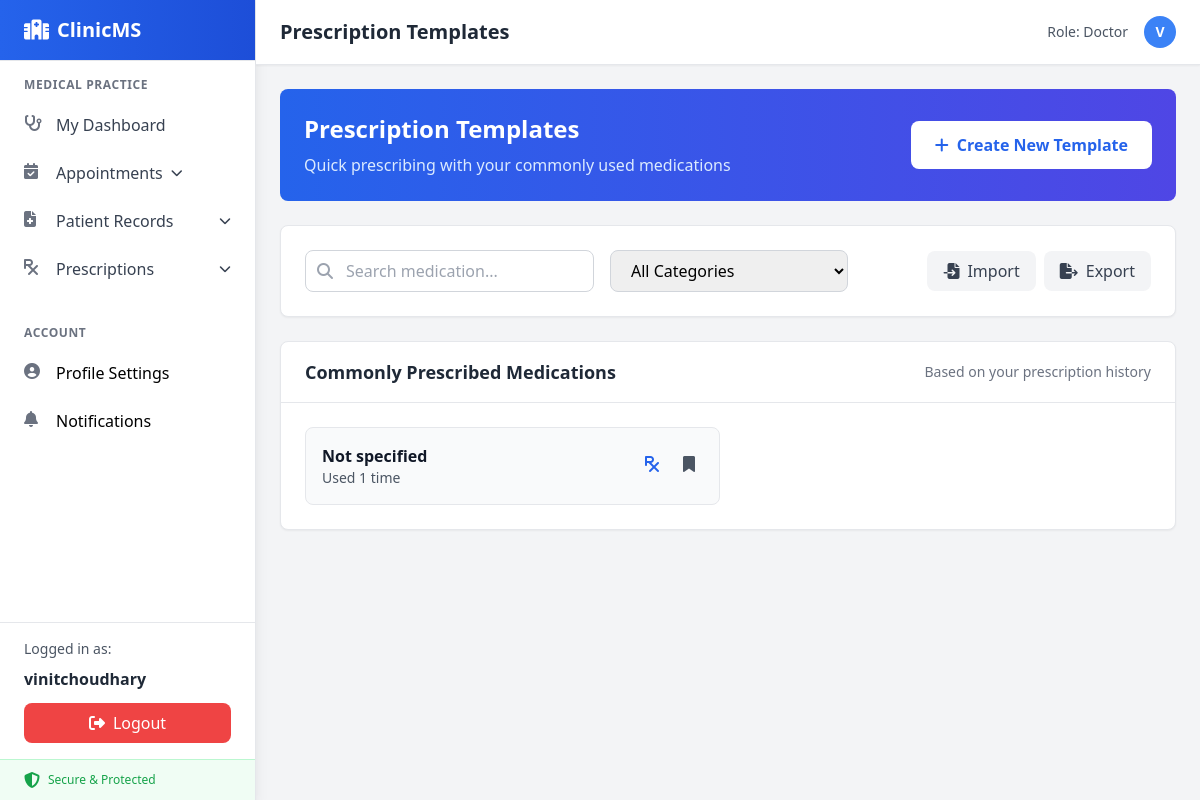
The page /prescriptions/templates/ (signed in) on the database its author committed.
### users/models.py (models this page shows, shortened)
class User(AbstractUser):
    ROLE_CHOICES = [
        ('admin', 'Admin'),
        ('doctor', 'Doctor'),
        ('patient', 'Patient'),
    ]
    role = models.CharField(max_length=10, choices=ROLE_CHOICES, default="patient")
    specialization = models.CharField(max_length=100, blank=True, null=True)  # Only for doctors

### prescriptions/models.py (models this page shows, shortened)
class Prescription(models.Model):
    appointment = models.OneToOneField(
        Appointment,
        on_delete=models.CASCADE,
        related_name="prescription"
    )
    doctor = models.ForeignKey(User, on_delete=models.CASCADE, related_name="prescriptions")
    patient = models.ForeignKey(User,on_delete=models.CASCADE,related_name="patient_prescriptions", null=True,blank=True)
    medicine = models.CharField(max_length=200, default="Not specified")
    dosage = models.CharField(max_length=100, blank=True, null=True)
    instructions = models.TextField()
    date_issued = models.DateTimeField(auto_now_add=True)
    is_active = models.BooleanField(default=True)

### prescriptions/views.py (the view)
# urls.py: path('templates/', views.prescription_templates, name='templates'),
@login_required
def prescription_templates(request):
    if request.user.role != 'doctor':
        messages.error(request, "Access denied.")
        return redirect('dashboard_doctor')
    common_prescriptions = Prescription.objects.filter(
        doctor=request.user
    ).values('medicine').annotate(
        count=Count('medicine')
    ).order_by('-count')[:20]
    context = {
        'common_prescriptions': common_prescriptions,
    }
    return render(request, 'users/template.html', context)

### users/templates/users/template.html (shortened to what this page needs)
{% extends 'base.html' %}
{% load static %}
{% block header %}Prescription Templates{% endblock %}
{% block content %}
<div class="space-y-6">
  <div class="bg-gradient-to-r from-blue-600 to-indigo-600 rounded-lg p-6 text-white">
    <div class="flex items-center justify-between">
      <div>
        <h2 class="text-2xl font-bold mb-2">Prescription Templates</h2>
        <p class="text-blue-100">Quick prescribing with your commonly used medications</p>
      </div>
      <div class="text-right">
        <button class="px-6 py-3 bg-white text-blue-600 rounded-lg hover:bg-blue-50 transition-colors font-semibold">
          <i class="fa-solid fa-plus mr-2"></i>Create New Template
        </button>
      </div>
    </div>
  </div>
  <div class="bg-white rounded-lg shadow-sm border border-gray-200 p-6">
    <div class="flex flex-col lg:flex-row gap-4 items-center justify-between">
      <div class="flex flex-col sm:flex-row gap-4 flex-1">
        <div class="relative max-w-md">
          <input
            type="text"
            id="searchTemplate"
            placeholder="Search medication..."
            class="w-full pl-10 pr-4 py-2 border border-gray-300 rounded-lg focus:ring-2 focus:ring-blue-500 focus:border-transparent"
          >
          <i class="fa-solid fa-search absolute left-3 top-1/2 transform -translate-y-1/2 text-gray-400"></i>
        </div>
        <select id="categoryFilter" class="px-4 py-2 border border-gray-300 rounded-lg focus:ring-2 focus:ring-blue-500">
          <option value="all">All Categories</option>
        </select>
      </div>
      <div class="flex gap-2">
        <button class="px-4 py-2 bg-gray-100 text-gray-700 rounded-lg hover:bg-gray-200 transition-colors">
          <i class="fa-solid fa-file-import mr-2"></i>Import
        </button>
        <button class="px-4 py-2 bg-gray-100 text-gray-700 rounded-lg hover:bg-gray-200 transition-colors">
          <i class="fa-solid fa-file-export mr-2"></i>Export
        </button>
      </div>
    </div>
  </div>
  <div class="bg-white rounded-lg shadow-sm border border-gray-200">
    <div class="px-6 py-4 border-b border-gray-200 flex justify-between items-center">
      <h3 class="text-lg font-semibold text-gray-800">Commonly Prescribed Medications</h3>
      <span class="text-sm text-gray-500">Based on your prescription history</span>
    </div>
    {% if common_prescriptions %}
      <div class="p-6">
        <div class="grid grid-cols-1 md:grid-cols-2 gap-4">
          {% for prescription in common_prescriptions %}
            <div class="bg-gray-50 rounded-lg p-4 border border-gray-200 hover:border-blue-300 hover:shadow-md transition-all">
              <div class="flex items-start justify-between">
                <div>
                  <h4 class="font-semibold text-gray-900">{{ prescription.medicine }}</h4>
                  <p class="text-sm text-gray-600">Used {{ prescription.count }} time{{ prescription.count|pluralize }}</p>
                </div>
                <div class="flex items-center space-x-2">
                  <button class="p-2 text-blue-600 hover:bg-blue-100 rounded-lg" title="Quick Prescribe">
                    <i class="fa-solid fa-prescription"></i>
                  </button>
                  <button class="p-2 text-gray-600 hover:bg-gray-200 rounded-lg" title="Save as Template">
                    <i class="fa-solid fa-bookmark"></i>
                  </button>
                </div>
              </div>
            </div>
          {% endfor %}
        </div>
      </div>
    {% else %}
      <div class="p-8 text-center text-gray-500">
        <i class="fa-solid fa-file-prescription text-3xl mb-2"></i>
        <p>No common prescriptions found yet.</p>
      </div>
    {% endif %}
  </div>
</div>
{% endblock %}

### users/templates/base.html (shortened to what this page needs)
<!DOCTYPE html>
<html lang="en">
  <head>
    <script src="https://cdn.tailwindcss.com"></script>
  </head>
  <body class="bg-gray-100 font-sans">
    <div class="flex h-screen">
      <aside class="w-64 bg-white shadow-lg border-r border-gray-200 flex flex-col">
        <div class="px-6 py-4 border-b border-gray-200 bg-gradient-to-r from-blue-600 to-blue-700">
          <div class="flex items-center space-x-2 text-white">
            <i class="fa-solid fa-hospital text-xl"></i>
            <span class="text-xl font-bold">ClinicMS</span>
          </div>
        </div>
        <nav class="flex-1 overflow-y-auto">
          <ul class="py-2">
            {% if user.is_authenticated %}
              {% if user.role == "admin" %}
                <li class="px-6 py-2 text-xs font-semibold text-gray-500 uppercase tracking-wider">Administration</li>
                <li>
                  <a href="{% url 'dashboard_admin' %}" class="flex items-center px-6 py-3 text-gray-700 hover:bg-gray-50 hover:text-blue-600 transition-colors duration-200">
                    <i class="fa-solid fa-tachometer-alt w-5 h-5 mr-3 text-gray-500"></i>
                    <span>Dashboard</span>
                  </a>
                </li>
                <li>
                  <a href="/admin/" class="flex items-center px-6 py-3 text-gray-700 hover:bg-gray-50 hover:text-blue-600 transition-colors duration-200">
                    <i class="fa-solid fa-user-gear w-5 h-5 mr-3 text-gray-500"></i>
                    <span>Admin Panel</span>
                    <span class="ml-auto bg-blue-500 text-white text-xs px-2 py-1 rounded-full">NEW</span>
                  </a>
                </li>
                <li class="nav-group">
                  <a href="#" class="nav-group-toggle flex items-center px-6 py-3 text-gray-700 hover:bg-gray-50 hover:text-blue-600 transition-colors duration-200" onclick="toggleDropdown(this, event)">
                    <i class="fa-solid fa-users w-5 h-5 mr-3 text-gray-500"></i>
                    <span>User Management</span>
                    <i class="fa-solid fa-chevron-down ml-auto text-xs transition-transform duration-200"></i>
                  </a>
                  <ul class="nav-group-items hidden bg-gray-50">
                    <li>
                      <a href="#" class="flex items-center px-6 py-2 pl-12 text-sm text-gray-600 hover:text-blue-600 transition-colors duration-200">
                        <span class="w-2 h-2 bg-gray-400 rounded-full mr-3"></span>
                        <span>Manage Doctors</span>
                      </a>
                    </li>
                    <li>
                      <a href="#" class="flex items-center px-6 py-2 pl-12 text-sm text-gray-600 hover:text-blue-600 transition-colors duration-200">
                        <span class="w-2 h-2 bg-gray-400 rounded-full mr-3"></span>
                        <span>Manage Patients</span>
                      </a>
                    </li>
                  </ul>
                </li>
                <li>
                  <a href="#" class="flex items-center px-6 py-3 text-gray-700 hover:bg-gray-50 hover:text-blue-600 transition-colors duration-200">
                    <i class="fa-solid fa-chart-bar w-5 h-5 mr-3 text-gray-500"></i>
                    <span>Analytics</span>
                  </a>
                </li>
              {% elif user.role == "doctor" %}
                <li class="px-6 py-2 text-xs font-semibold text-gray-500 uppercase tracking-wider">Medical Practice</li>
                <li>
                  <a href="{% url 'dashboard_doctor' %}" class="flex items-center px-6 py-3 text-gray-700 hover:bg-gray-50 hover:text-green-600 transition-colors duration-200">
                    <i class="fa-solid fa-stethoscope w-5 h-5 mr-3 text-gray-500"></i>
                    <span>My Dashboard</span>
                  </a>
                </li>
                <li class="nav-group">
                  <a href="#" class="nav-group-toggle flex items-center px-6 py-3 text-gray-700 hover:bg-gray-50 hover:text-green-600 transition-colors duration-200" onclick="toggleDropdown(this, event)">
                    <i class="fa-solid fa-calendar-check w-5 h-5 mr-3 text-gray-500"></i>
                    <span>Appointments</span>
                    <i class="fa-solid fa-chevron-down ml-2 text-xs transition-transform duration-200"></i>
                  </a>
                </li>
                <li class="nav-group">
                  <a href="#" class="nav-group-toggle flex items-center px-6 py-3 text-gray-700 hover:bg-gray-50 hover:text-green-600 transition-colors duration-200" onclick="toggleDropdown(this, event)">
                    <i class="fa-solid fa-file-medical w-5 h-5 mr-3 text-gray-500"></i>
                    <span>Patient Records</span>
                    <i class="fa-solid fa-chevron-down ml-auto text-xs transition-transform duration-200"></i>
                  </a>
                </li>
                <li class="nav-group">
                  <a href="#" class="nav-group-toggle flex items-center px-6 py-3 text-gray-700 hover:bg-gray-50 hover:text-green-600 transition-colors duration-200" onclick="toggleDropdown(this, event)">
                    <i class="fa-solid fa-prescription w-5 h-5 mr-3 text-gray-500"></i>
                    <span>Prescriptions</span>
                    <i class="fa-solid fa-chevron-down ml-auto text-xs transition-transform duration-200"></i>
                  </a>
                </li>
              {% endif %}
              <li class="px-6 py-2 text-xs font-semibold text-gray-500 uppercase tracking-wider mt-6">Account</li>
              {% if user.role == "doctor" %}
                <li>
                  <a href="{% url 'doctor_profile' %}" class="flex items-center px-6 py-3 ...">
                    <i class="fa-solid fa-user-circle w-5 h-5 mr-3 text-gray-500"></i>
                    <span>Profile Settings</span>
                  </a>
                </li>
                <li>
                  <a href=" #" id="notification-link" class="flex items-center px-6 py-3 ...">
                    <i class="fa-solid fa-bell w-5 h-5 mr-3 text-gray-500"></i>
                    <span>Notifications</span>
                  </a>
                </li>
              {% endif %}
            {% endif %}
          </ul>
        </nav>
        <div class="border-t border-gray-200 mt-auto">
          {% if user.is_authenticated %}
            <div class="px-6 py-4">
              <div class="text-sm text-gray-600 mb-2">Logged in as:</div>
              <div class="font-semibold text-gray-800 mb-3">{{ user.username }}</div>
              <a
                href="{% url 'logout' %}"
                class="flex items-center justify-center w-full bg-red-500 hover:bg-red-600 text-white py-2 px-4 rounded-lg transition-colors duration-200"
              >
                <i class="fa-solid fa-sign-out-alt mr-2"></i>
                Logout
              </a>
            </div>
          {% endif %}
          <div class="px-6 py-3 bg-green-50 border-t border-green-200">
            <div class="flex items-center text-green-600">
              <i class="fa-solid fa-shield-alt w-4 h-4 mr-2"></i>
              <span class="text-xs font-medium">Secure & Protected</span>
            </div>
          </div>
        </div>
      </aside>
      <main class="flex-1 flex flex-col">
        <header class="bg-white shadow-sm border-b border-gray-200 px-6 py-4 flex justify-between items-center">
          <h1 class="text-xl font-semibold text-gray-800">
            {% block header %}{% endblock %}
          </h1>
          {% if user.is_authenticated %}
          <div class="flex items-center space-x-4">
            <span class="text-sm text-gray-600">Role: {{ user.role|title }}</span>
            <div class="w-8 h-8 bg-blue-500 rounded-full flex items-center justify-center">
              <span class="text-white text-sm font-semibold">{{ user.username|first|upper }}</span>
            </div>
          </div>
          {% endif %}
        </header>
        <div class="flex-1 overflow-y-auto p-6">
          {% block content %}{% endblock %}
        </div>
      </main>
    </div>
  </body>
</html>

### rows shown on the page
User: username "vinitchoudhary", role "Doctor", username|first "V"
Prescription: medicine "Not specified", count "1"
